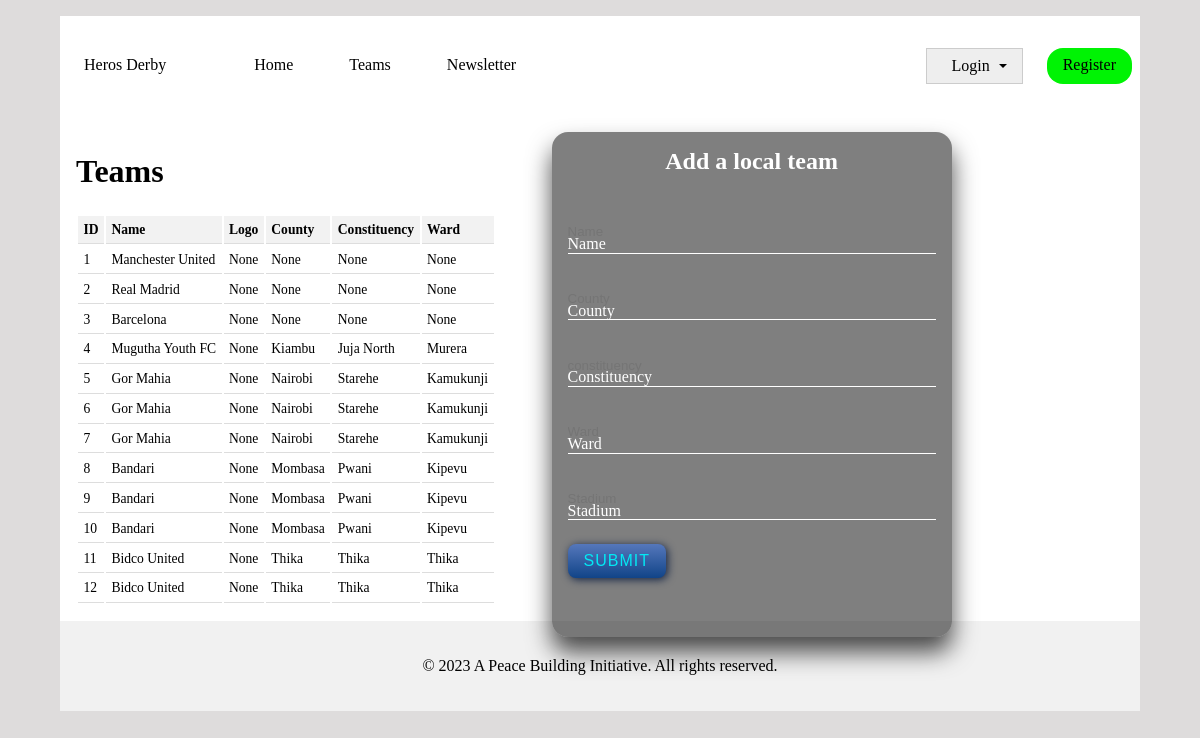
The page /teams on the database its author committed.
### tables this page shows
CREATE TABLE teams (
    id INTEGER PRIMARY KEY,
    name TEXT,
    logo BLOB
, county TEXT, constituency TEXT, ward TEXT, stadium TEXT);

### app.py (the view)
@app.route("/teams")
def teams():
    db.execute("SELECT * FROM teams")
    teams = db.fetchall()
    return render_template("teams.html", teams=teams)

### templates/teams.html (shortened to what this page needs)
{% extends "layout.html" %}
{% block main %}
<div class="table-container">
    <h1>Teams</h1>
        <table>
            <tr>
                <th>ID</th>
                <th>Name</th>
                <th>Logo</th>
                <th>County</th>
                <th>Constituency</th>
                <th>Ward</th>
            </tr>
            {% for team in teams %}
            <tr>
                <td>{{ team[0] }}</td>
                <td>{{ team[1] }}</td>
                <td>{{ team[2] }}</td>
                <td>{{ team[3] }}</td>
                <td>{{ team[4] }}</td>
                <td>{{ team[5] }}</td>
            </tr>
            {% endfor %}
        </table>
</div>
<div class="login-box">
    <h2>Add a local team</h2>
    <form action="/addTeam" method="post">
        <div class="user-box">
            <input type="text" name="teamName" placeholder="Name">
            <label>Name</label>
        </div>
        <div class="user-box">
            <input type="text" name="county" placeholder="County">
            <label>County</label>
        </div>
        <div class="user-box">
            <input type="text" name="constituency" placeholder="constituency">
            <label>Constituency</label>
        </div>
        <div class="user-box">
            <input type="text" name="ward" placeholder="Ward">
            <label>Ward</label>
        </div>
        <div class="user-box">
            <input type="text" name="stadium" placeholder="Stadium">
            <label>Stadium</label>
        </div>
        <button type="submit">Submit</button>
    </form>
</div>
{% endblock %}

### static/styles.css (style rules this page uses)
:root { box-sizing: border-box; }
body { background-color: #dedcdc; font-family: 'Times New Roman', helvetica, Arial, sans-serif; font-size: medium; margin: 1em; }
body * + * { margin-top: 1.5em; }
.login-box { position: relative; top: 1em; left: 2em; Width: 400px; padding: 1em; background: rgba(0, 0, 0, .5); box-sizing: border-box; box-shadow: 0 15px 25px rgba(0, 0, 0, .7); border-radius: 1em; }
.login-box h2 { margin: 0 0 1.5em; padding: 0; color: #fff; text-align: center; }
.login-box .user-box { position: relative; }
.login-box .user-box input { width: 100%; padding: 1em 0; color: #fff; margin-bottom: 0; border: none; border-bottom: 1px solid #fff; outline: none; background: transparent; }
.login-box .user-box label { position: absolute; top:0; left: 0; padding: .0025em 0; color: #fff; pointer-events: none; transition: .5s; }
.login-box form button, .register-button { padding: 0.5em 1em; border: 0; border-radius: 0.5em; background-image: linear-gradient(to bottom, #57b, #148); box-shadow: 0.1em 0.1em 0.5em #124; color: #03e9f4; font-size: 16px; text-transform: uppercase; letter-spacing: 1px; }
table { width: 100%; }
th, td { padding: 0.4em; text-align: left; font-size: 0.85em; border-bottom: 1px solid #ddd; text-wrap: nowrap; }
th { background-color: #f2f2f2; }
body .table-container { padding: 1em; }

### rows shown on the page
teams: id "1", name "Manchester United", team "None"
teams: id "2", name "Real Madrid", team "None"
teams: id "3", name "Barcelona", team "None"
teams: id "4", name "Mugutha Youth FC", team "None", county "Kiambu", constituency "Juja North", ward "Murera"
teams: id "5", name "Gor Mahia", team "None", county "Nairobi", constituency "Starehe", ward "Kamukunji"
teams: id "6", name "Gor Mahia", team "None", county "Nairobi", constituency "Starehe", ward "Kamukunji"
teams: id "7", name "Gor Mahia", team "None", county "Nairobi", constituency "Starehe", ward "Kamukunji"
teams: id "8", name "Bandari", team "None", county "Mombasa", constituency "Pwani", ward "Kipevu"
teams: id "9", name "Bandari", team "None", county "Mombasa", constituency "Pwani", ward "Kipevu"
teams: id "10", name "Bandari", team "None", county "Mombasa", constituency "Pwani", ward "Kipevu"
teams: id "11", name "Bidco United", team "None", county "Thika", constituency "Thika", ward "Thika"
teams: id "12", name "Bidco United", team "None", county "Thika", constituency "Thika", ward "Thika"
